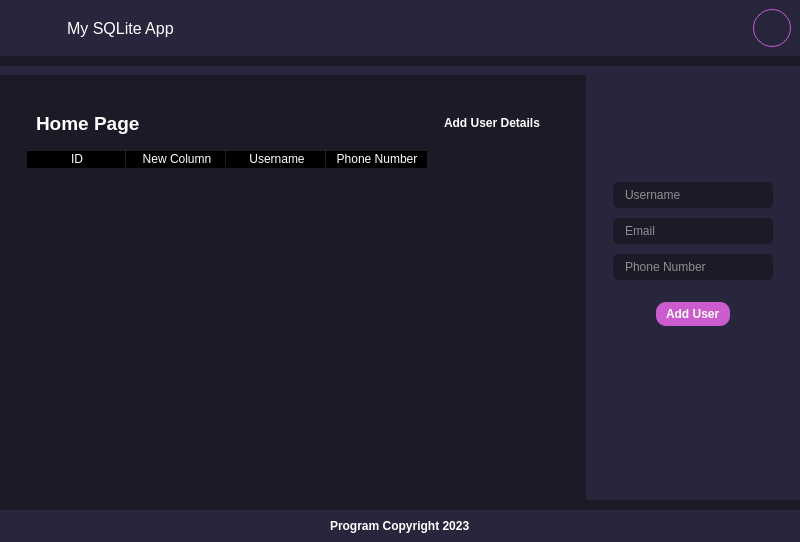
<?xml version="1.0" encoding="UTF-8"?>
<ui version="4.0">
 <class>MainWindow</class>
 <widget class="QMainWindow" name="MainWindow">
  <property name="geometry">
   <rect>
    <x>0</x>
    <y>0</y>
    <width>800</width>
    <height>542</height>
   </rect>
  </property>
  <property name="windowTitle">
   <string>MainWindow</string>
  </property>
  <property name="styleSheet">
   <string notr="true">*{
	border: none;
	background-color: transparent;
	background: transparent;
	padding: 0;
	margin: 0;
	color: #fff;
}
#centralwidget, #homeBtn, #mainBodyContent, QLineEdit{
	background-color: #1b1b27;
}

#header, #mainBody, #footer{
	background-color: #27263c;
}

#pushButton {
    border:  1px solid #cc5bce;
    border-radius: 19px;
	text-align: center;
}

#addUserBtn{
	background-color: #cc5bce;
	border-radius: 10px;
}

QPushButton{
	text-align: left;
	padding: 5px 10px;
	border-top-left-radius: 10px;
	border-bottom-left-radius: 10px;
}

#homeBtn{
	border-left: 3px solid #cc5bce;
	font-weight: bold;
}

QLineEdit{
	padding: 5px 10px;
	border-radius: 5px;
}



</string>
  </property>
  <widget class="QWidget" name="centralwidget">
   <layout class="QVBoxLayout" name="verticalLayout">
    <property name="spacing">
     <number>10</number>
    </property>
    <property name="leftMargin">
     <number>0</number>
    </property>
    <property name="topMargin">
     <number>0</number>
    </property>
    <property name="rightMargin">
     <number>0</number>
    </property>
    <property name="bottomMargin">
     <number>0</number>
    </property>
    <item alignment="Qt::AlignTop">
     <widget class="QWidget" name="header" native="true">
      <property name="styleSheet">
       <string notr="true"/>
      </property>
      <layout class="QHBoxLayout" name="horizontalLayout">
       <property name="spacing">
        <number>0</number>
       </property>
       <property name="leftMargin">
        <number>0</number>
       </property>
       <property name="topMargin">
        <number>0</number>
       </property>
       <property name="rightMargin">
        <number>0</number>
       </property>
       <property name="bottomMargin">
        <number>0</number>
       </property>
       <item alignment="Qt::AlignLeft">
        <widget class="QFrame" name="frame_2">
         <property name="frameShape">
          <enum>QFrame::StyledPanel</enum>
         </property>
         <property name="frameShadow">
          <enum>QFrame::Raised</enum>
         </property>
         <layout class="QHBoxLayout" name="horizontalLayout_4">
          <item alignment="Qt::AlignLeft">
           <widget class="QPushButton" name="menuBtn">
            <property name="cursor">
             <cursorShape>PointingHandCursor</cursorShape>
            </property>
            <property name="text">
             <string/>
            </property>
            <property name="icon">
             <iconset resource="QSS/QSS_Resources.qrc">
              <normaloff>:/icons/Icons/align-justify.png</normaloff>:/icons/Icons/align-justify.png</iconset>
            </property>
            <property name="iconSize">
             <size>
              <width>24</width>
              <height>24</height>
             </size>
            </property>
           </widget>
          </item>
          <item>
           <widget class="QLabel" name="label">
            <property name="font">
             <font>
              <family>Ubuntu</family>
              <pointsize>12</pointsize>
             </font>
            </property>
            <property name="text">
             <string>My SQLite App</string>
            </property>
           </widget>
          </item>
         </layout>
        </widget>
       </item>
       <item alignment="Qt::AlignRight">
        <widget class="QFrame" name="frame">
         <property name="styleSheet">
          <string notr="true"/>
         </property>
         <property name="frameShape">
          <enum>QFrame::StyledPanel</enum>
         </property>
         <property name="frameShadow">
          <enum>QFrame::Raised</enum>
         </property>
         <layout class="QHBoxLayout" name="horizontalLayout_3">
          <item>
           <widget class="QPushButton" name="pushButton_4">
            <property name="cursor">
             <cursorShape>PointingHandCursor</cursorShape>
            </property>
            <property name="text">
             <string/>
            </property>
            <property name="icon">
             <iconset resource="QSS/QSS_Resources.qrc">
              <normaloff>:/icons/Icons/search.png</normaloff>:/icons/Icons/search.png</iconset>
            </property>
           </widget>
          </item>
          <item>
           <widget class="QPushButton" name="pushButton_3">
            <property name="cursor">
             <cursorShape>PointingHandCursor</cursorShape>
            </property>
            <property name="text">
             <string/>
            </property>
            <property name="icon">
             <iconset resource="QSS/QSS_Resources.qrc">
              <normaloff>:/icons/Icons/bell.png</normaloff>:/icons/Icons/bell.png</iconset>
            </property>
            <property name="iconSize">
             <size>
              <width>16</width>
              <height>16</height>
             </size>
            </property>
           </widget>
          </item>
          <item>
           <widget class="QPushButton" name="pushButton_2">
            <property name="cursor">
             <cursorShape>PointingHandCursor</cursorShape>
            </property>
            <property name="text">
             <string/>
            </property>
            <property name="icon">
             <iconset resource="QSS/QSS_Resources.qrc">
              <normaloff>:/icons/Icons/activity.png</normaloff>:/icons/Icons/activity.png</iconset>
            </property>
            <property name="iconSize">
             <size>
              <width>16</width>
              <height>16</height>
             </size>
            </property>
           </widget>
          </item>
          <item>
           <widget class="QPushButton" name="pushButton">
            <property name="minimumSize">
             <size>
              <width>38</width>
              <height>38</height>
             </size>
            </property>
            <property name="maximumSize">
             <size>
              <width>38</width>
              <height>38</height>
             </size>
            </property>
            <property name="cursor">
             <cursorShape>PointingHandCursor</cursorShape>
            </property>
            <property name="styleSheet">
             <string notr="true"/>
            </property>
            <property name="text">
             <string/>
            </property>
            <property name="icon">
             <iconset resource="QSS/QSS_Resources.qrc">
              <normaloff>:/icons/Icons/user.png</normaloff>:/icons/Icons/user.png</iconset>
            </property>
            <property name="iconSize">
             <size>
              <width>32</width>
              <height>32</height>
             </size>
            </property>
           </widget>
          </item>
         </layout>
        </widget>
       </item>
      </layout>
     </widget>
    </item>
    <item>
     <widget class="QWidget" name="mainBody" native="true">
      <property name="sizePolicy">
       <sizepolicy hsizetype="Preferred" vsizetype="Expanding">
        <horstretch>0</horstretch>
        <verstretch>0</verstretch>
       </sizepolicy>
      </property>
      <property name="minimumSize">
       <size>
        <width>800</width>
        <height>405</height>
       </size>
      </property>
      <layout class="QHBoxLayout" name="horizontalLayout_2">
       <property name="spacing">
        <number>0</number>
       </property>
       <property name="leftMargin">
        <number>0</number>
       </property>
       <property name="topMargin">
        <number>9</number>
       </property>
       <property name="rightMargin">
        <number>0</number>
       </property>
       <property name="bottomMargin">
        <number>0</number>
       </property>
       <item>
        <widget class="QCustomSlideMenu" name="leftMenu" native="true">
         <property name="minimumSize">
          <size>
           <width>0</width>
           <height>0</height>
          </size>
         </property>
         <property name="maximumSize">
          <size>
           <width>0</width>
           <height>16777215</height>
          </size>
         </property>
         <property name="cursor">
          <cursorShape>ArrowCursor</cursorShape>
         </property>
         <layout class="QVBoxLayout" name="verticalLayout_3">
          <property name="spacing">
           <number>0</number>
          </property>
          <property name="leftMargin">
           <number>0</number>
          </property>
          <property name="topMargin">
           <number>0</number>
          </property>
          <property name="rightMargin">
           <number>0</number>
          </property>
          <property name="bottomMargin">
           <number>20</number>
          </property>
          <item>
           <widget class="QWidget" name="widget" native="true">
            <property name="minimumSize">
             <size>
              <width>200</width>
              <height>376</height>
             </size>
            </property>
            <layout class="QVBoxLayout" name="verticalLayout_4">
             <property name="spacing">
              <number>0</number>
             </property>
             <property name="leftMargin">
              <number>10</number>
             </property>
             <property name="topMargin">
              <number>0</number>
             </property>
             <property name="rightMargin">
              <number>0</number>
             </property>
             <property name="bottomMargin">
              <number>0</number>
             </property>
             <item>
              <widget class="QFrame" name="frame_3">
               <property name="minimumSize">
                <size>
                 <width>0</width>
                 <height>0</height>
                </size>
               </property>
               <property name="frameShape">
                <enum>QFrame::StyledPanel</enum>
               </property>
               <property name="frameShadow">
                <enum>QFrame::Raised</enum>
               </property>
               <layout class="QVBoxLayout" name="verticalLayout_5">
                <property name="spacing">
                 <number>10</number>
                </property>
                <property name="leftMargin">
                 <number>0</number>
                </property>
                <property name="topMargin">
                 <number>0</number>
                </property>
                <property name="rightMargin">
                 <number>0</number>
                </property>
                <property name="bottomMargin">
                 <number>0</number>
                </property>
                <item>
                 <widget class="QPushButton" name="homeBtn">
                  <property name="cursor">
                   <cursorShape>PointingHandCursor</cursorShape>
                  </property>
                  <property name="styleSheet">
                   <string notr="true">background-color: #1b1b27;</string>
                  </property>
                  <property name="text">
                   <string>Home</string>
                  </property>
                  <property name="icon">
                   <iconset resource="QSS/QSS_Resources.qrc">
                    <normaloff>:/icons/Icons/home.png</normaloff>:/icons/Icons/home.png</iconset>
                  </property>
                 </widget>
                </item>
                <item>
                 <widget class="QPushButton" name="reportsBtn">
                  <property name="cursor">
                   <cursorShape>PointingHandCursor</cursorShape>
                  </property>
                  <property name="text">
                   <string>Reports</string>
                  </property>
                  <property name="icon">
                   <iconset resource="QSS/QSS_Resources.qrc">
                    <normaloff>:/icons/Icons/printer.png</normaloff>:/icons/Icons/printer.png</iconset>
                  </property>
                 </widget>
                </item>
                <item>
                 <widget class="QPushButton" name="accountBtn">
                  <property name="minimumSize">
                   <size>
                    <width>0</width>
                    <height>0</height>
                   </size>
                  </property>
                  <property name="cursor">
                   <cursorShape>PointingHandCursor</cursorShape>
                  </property>
                  <property name="text">
                   <string>My Account</string>
                  </property>
                  <property name="icon">
                   <iconset resource="QSS/QSS_Resources.qrc">
                    <normaloff>:/icons/Icons/user.png</normaloff>:/icons/Icons/user.png</iconset>
                  </property>
                 </widget>
                </item>
               </layout>
              </widget>
             </item>
             <item>
              <spacer name="verticalSpacer">
               <property name="orientation">
                <enum>Qt::Vertical</enum>
               </property>
               <property name="sizeHint" stdset="0">
                <size>
                 <width>20</width>
                 <height>40</height>
                </size>
               </property>
              </spacer>
             </item>
             <item>
              <widget class="QFrame" name="frame_4">
               <property name="frameShape">
                <enum>QFrame::StyledPanel</enum>
               </property>
               <property name="frameShadow">
                <enum>QFrame::Raised</enum>
               </property>
               <layout class="QVBoxLayout" name="verticalLayout_6">
                <property name="spacing">
                 <number>10</number>
                </property>
                <property name="leftMargin">
                 <number>0</number>
                </property>
                <property name="topMargin">
                 <number>0</number>
                </property>
                <property name="rightMargin">
                 <number>0</number>
                </property>
                <property name="bottomMargin">
                 <number>0</number>
                </property>
                <item>
                 <widget class="QPushButton" name="settingsBtn">
                  <property name="cursor">
                   <cursorShape>PointingHandCursor</cursorShape>
                  </property>
                  <property name="text">
                   <string>Settings</string>
                  </property>
                  <property name="icon">
                   <iconset resource="QSS/QSS_Resources.qrc">
                    <normaloff>:/icons/Icons/settings.png</normaloff>:/icons/Icons/settings.png</iconset>
                  </property>
                 </widget>
                </item>
                <item>
                 <widget class="QPushButton" name="helpBtn">
                  <property name="cursor">
                   <cursorShape>PointingHandCursor</cursorShape>
                  </property>
                  <property name="text">
                   <string>Help</string>
                  </property>
                  <property name="icon">
                   <iconset resource="QSS/QSS_Resources.qrc">
                    <normaloff>:/icons/Icons/help-circle.png</normaloff>:/icons/Icons/help-circle.png</iconset>
                  </property>
                 </widget>
                </item>
                <item>
                 <widget class="QPushButton" name="aboutBtn">
                  <property name="cursor">
                   <cursorShape>PointingHandCursor</cursorShape>
                  </property>
                  <property name="text">
                   <string>About</string>
                  </property>
                  <property name="icon">
                   <iconset resource="QSS/QSS_Resources.qrc">
                    <normaloff>:/icons/Icons/info.png</normaloff>:/icons/Icons/info.png</iconset>
                  </property>
                 </widget>
                </item>
               </layout>
              </widget>
             </item>
            </layout>
           </widget>
          </item>
         </layout>
        </widget>
       </item>
       <item>
        <widget class="QWidget" name="mainBodyContent" native="true">
         <layout class="QVBoxLayout" name="verticalLayout_2">
          <item>
           <widget class="QCustomStackedWidget" name="mainPages">
            <widget class="QWidget" name="homePage">
             <layout class="QVBoxLayout" name="verticalLayout_10">
              <item>
               <widget class="QWidget" name="widget_3" native="true">
                <layout class="QVBoxLayout" name="verticalLayout_11">
                 <item>
                  <widget class="QFrame" name="frame_6">
                   <property name="frameShape">
                    <enum>QFrame::StyledPanel</enum>
                   </property>
                   <property name="frameShadow">
                    <enum>QFrame::Raised</enum>
                   </property>
                   <layout class="QHBoxLayout" name="horizontalLayout_6">
                    <item alignment="Qt::AlignLeft">
                     <widget class="QLabel" name="label_8">
                      <property name="font">
                       <font>
                        <pointsize>14</pointsize>
                        <weight>75</weight>
                        <bold>true</bold>
                       </font>
                      </property>
                      <property name="text">
                       <string>Home Page</string>
                      </property>
                     </widget>
                    </item>
                    <item alignment="Qt::AlignRight">
                     <widget class="QPushButton" name="showUserFormBtn">
                      <property name="font">
                       <font>
                        <weight>75</weight>
                        <bold>true</bold>
                       </font>
                      </property>
                      <property name="cursor">
                       <cursorShape>PointingHandCursor</cursorShape>
                      </property>
                      <property name="text">
                       <string>Add User Details</string>
                      </property>
                      <property name="icon">
                       <iconset resource="QSS/QSS_Resources.qrc">
                        <normaloff>:/icons/Icons/plus-square.png</normaloff>:/icons/Icons/plus-square.png</iconset>
                      </property>
                      <property name="iconSize">
                       <size>
                        <width>24</width>
                        <height>24</height>
                       </size>
                      </property>
                     </widget>
                    </item>
                   </layout>
                  </widget>
                 </item>
                 <item>
                  <widget class="QTableWidget" name="tableWidget">
                   <column>
                    <property name="text">
                     <string>ID</string>
                    </property>
                   </column>
                   <column>
                    <property name="text">
                     <string>New Column</string>
                    </property>
                   </column>
                   <column>
                    <property name="text">
                     <string>Username</string>
                    </property>
                   </column>
                   <column>
                    <property name="text">
                     <string>Phone Number</string>
                    </property>
                   </column>
                  </widget>
                 </item>
                </layout>
               </widget>
              </item>
             </layout>
            </widget>
            <widget class="QWidget" name="reportsPage">
             <widget class="QLabel" name="label_3">
              <property name="geometry">
               <rect>
                <x>200</x>
                <y>140</y>
                <width>141</width>
                <height>61</height>
               </rect>
              </property>
              <property name="font">
               <font>
                <pointsize>14</pointsize>
                <weight>75</weight>
                <bold>true</bold>
               </font>
              </property>
              <property name="text">
               <string>Reports</string>
              </property>
             </widget>
            </widget>
            <widget class="QWidget" name="accountsPage">
             <widget class="QLabel" name="label_7">
              <property name="geometry">
               <rect>
                <x>210</x>
                <y>130</y>
                <width>141</width>
                <height>61</height>
               </rect>
              </property>
              <property name="font">
               <font>
                <pointsize>14</pointsize>
                <weight>75</weight>
                <bold>true</bold>
               </font>
              </property>
              <property name="text">
               <string>Account</string>
              </property>
             </widget>
            </widget>
            <widget class="QWidget" name="settingsPage">
             <widget class="QLabel" name="label_6">
              <property name="geometry">
               <rect>
                <x>250</x>
                <y>120</y>
                <width>141</width>
                <height>61</height>
               </rect>
              </property>
              <property name="font">
               <font>
                <pointsize>14</pointsize>
                <weight>75</weight>
                <bold>true</bold>
               </font>
              </property>
              <property name="text">
               <string>Settings</string>
              </property>
             </widget>
            </widget>
            <widget class="QWidget" name="helpPage">
             <widget class="QLabel" name="label_5">
              <property name="geometry">
               <rect>
                <x>210</x>
                <y>120</y>
                <width>141</width>
                <height>61</height>
               </rect>
              </property>
              <property name="font">
               <font>
                <pointsize>14</pointsize>
                <weight>75</weight>
                <bold>true</bold>
               </font>
              </property>
              <property name="text">
               <string>Help</string>
              </property>
             </widget>
            </widget>
            <widget class="QWidget" name="aboutPage">
             <widget class="QLabel" name="label_4">
              <property name="geometry">
               <rect>
                <x>230</x>
                <y>110</y>
                <width>141</width>
                <height>61</height>
               </rect>
              </property>
              <property name="font">
               <font>
                <pointsize>14</pointsize>
                <weight>75</weight>
                <bold>true</bold>
               </font>
              </property>
              <property name="text">
               <string>About</string>
              </property>
             </widget>
            </widget>
           </widget>
          </item>
         </layout>
        </widget>
       </item>
       <item>
        <widget class="QCustomSlideMenu" name="rightMenu" native="true">
         <property name="minimumSize">
          <size>
           <width>200</width>
           <height>0</height>
          </size>
         </property>
         <layout class="QVBoxLayout" name="verticalLayout_7">
          <item alignment="Qt::AlignHCenter|Qt::AlignTop">
           <widget class="QWidget" name="widget_2" native="true">
            <property name="minimumSize">
             <size>
              <width>196</width>
              <height>251</height>
             </size>
            </property>
            <layout class="QVBoxLayout" name="verticalLayout_8">
             <item alignment="Qt::AlignHCenter">
              <widget class="QLabel" name="label_2">
               <property name="minimumSize">
                <size>
                 <width>70</width>
                 <height>70</height>
                </size>
               </property>
               <property name="maximumSize">
                <size>
                 <width>70</width>
                 <height>70</height>
                </size>
               </property>
               <property name="text">
                <string/>
               </property>
               <property name="pixmap">
                <pixmap resource="QSS/QSS_Resources.qrc">:/icons/Icons/edit.png</pixmap>
               </property>
               <property name="scaledContents">
                <bool>true</bool>
               </property>
              </widget>
             </item>
             <item>
              <widget class="QFrame" name="frame_5">
               <property name="frameShape">
                <enum>QFrame::StyledPanel</enum>
               </property>
               <property name="frameShadow">
                <enum>QFrame::Raised</enum>
               </property>
               <layout class="QVBoxLayout" name="verticalLayout_9">
                <item>
                 <widget class="QLineEdit" name="userName">
                  <property name="placeholderText">
                   <string>Username</string>
                  </property>
                 </widget>
                </item>
                <item>
                 <widget class="QLineEdit" name="email">
                  <property name="placeholderText">
                   <string>Email</string>
                  </property>
                 </widget>
                </item>
                <item>
                 <widget class="QLineEdit" name="phoneNo">
                  <property name="placeholderText">
                   <string>Phone Number</string>
                  </property>
                 </widget>
                </item>
               </layout>
              </widget>
             </item>
             <item alignment="Qt::AlignHCenter">
              <widget class="QPushButton" name="addUserBtn">
               <property name="font">
                <font>
                 <weight>75</weight>
                 <bold>true</bold>
                </font>
               </property>
               <property name="cursor">
                <cursorShape>PointingHandCursor</cursorShape>
               </property>
               <property name="text">
                <string>Add User</string>
               </property>
               <property name="icon">
                <iconset resource="QSS/QSS_Resources.qrc">
                 <normaloff>:/icons/Icons/file-plus.png</normaloff>:/icons/Icons/file-plus.png</iconset>
               </property>
               <property name="iconSize">
                <size>
                 <width>24</width>
                 <height>24</height>
                </size>
               </property>
              </widget>
             </item>
            </layout>
           </widget>
          </item>
         </layout>
        </widget>
       </item>
      </layout>
     </widget>
    </item>
    <item>
     <widget class="QWidget" name="footer" native="true">
      <layout class="QHBoxLayout" name="horizontalLayout_5">
       <item alignment="Qt::AlignHCenter">
        <widget class="QLabel" name="label_9">
         <property name="font">
          <font>
           <weight>75</weight>
           <bold>true</bold>
          </font>
         </property>
         <property name="text">
          <string>Program Copyright 2023</string>
         </property>
        </widget>
       </item>
      </layout>
     </widget>
    </item>
   </layout>
  </widget>
 </widget>
 <customwidgets>
  <customwidget>
   <class>QCustomSlideMenu</class>
   <extends>QWidget</extends>
   <header location="global">Custom_Widgets.Widgets.h</header>
   <container>1</container>
  </customwidget>
  <customwidget>
   <class>QCustomStackedWidget</class>
   <extends>QStackedWidget</extends>
   <header location="global">Custom_Widgets.Widgets.h</header>
   <container>1</container>
  </customwidget>
 </customwidgets>
 <resources>
  <include location="QSS/QSS_Resources.qrc"/>
 </resources>
 <connections/>
</ui>
